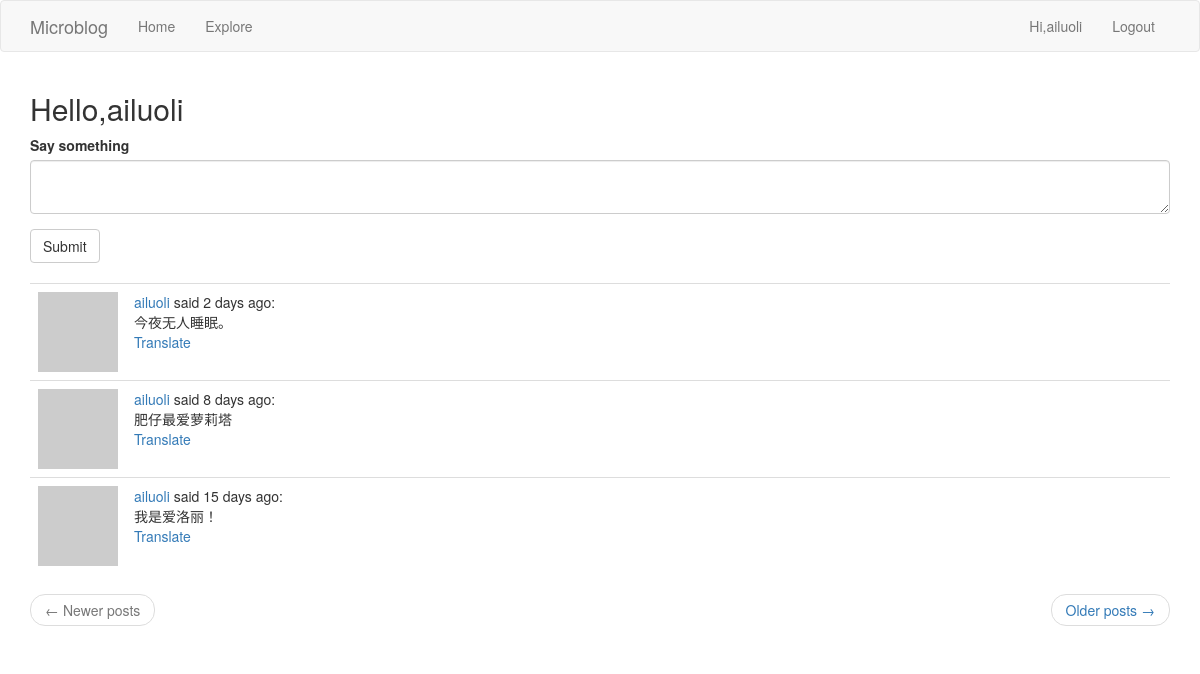
/index (signed in), run on an earlier commit of the app's database.
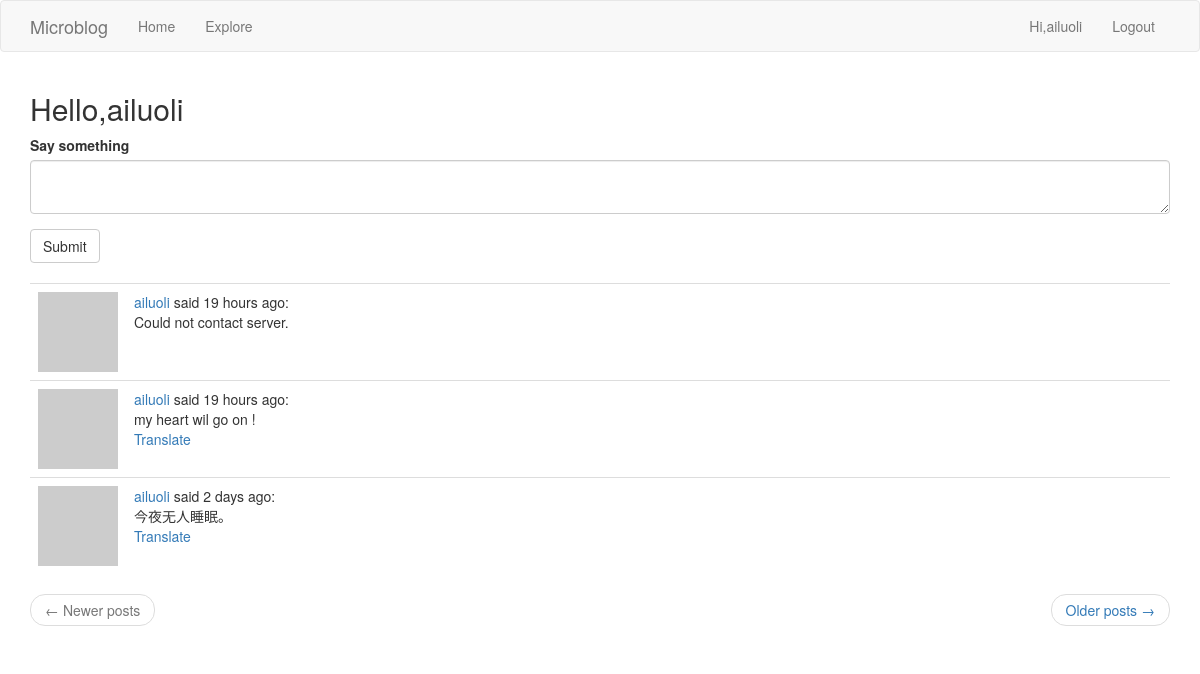
And on a later commit of the database.
### app/models.py (models this page shows, shortened)
class User(UserMixin, db.Model):
	id = db.Column(db.Integer, primary_key=True)
	username = db.Column(db.String(64), index=True, unique=True)
	email = db.Column(db.String(120), index=True, unique=True)
	password_hash = db.Column(db.String(128))
	posts = db.relationship('Post', backref='author', lazy='dynamic')
	about_me = db.Column(db.String(140))
	last_seen = db.Column(db.DateTime, default=datetime.utcnow())
	followed = db.relationship(
		'User',
		secondary=followers,
		primaryjoin=(followers.c.follower_id == id),
		secondaryjoin=(followers.c.followed_id == id),
		backref=db.backref('followers', lazy='dynamic'),
		lazy='dynamic'
	)
	def avatar(self, size):
		digest = md5(self.email.lower().encode('utf-8')).hexdigest()
		return 'https://www.gravatar.com/avatar/{}?d=identicon&s={}'.format(digest, size)
	def followed_posts(self):
		followed = Post.query.join(followers, (followers.c.followed_id == Post.user_id)). \
			filter(followers.c.follower_id == self.id)
		own = Post.query.filter_by(user_id=self.id)
		return followed.union(own).order_by(Post.timestamp.desc())

class Post(db.Model):
	id = db.Column(db.Integer, primary_key=True)
	body = db.Column(db.String(1024))
	timestamp = db.Column(db.DateTime, index=True, default=datetime.utcnow)
	user_id = db.Column(db.Integer, db.ForeignKey('user.id'))
	language = db.Column(db.String(5))

### app/routes.py (the view, shortened to what this page needs)
@app.route('/', methods=['GET', 'POST'])
@app.route('/index', methods=['GET', 'POST'])
@login_required
def index():
	form = PostForm()
	page = request.args.get('page', 1, type=int)
	posts = current_user.followed_posts().paginate(page, app.config['POSTS_PER_PAGE'], False)
	next_url = url_for('index', page=posts.next_num) if posts.has_next else None
	prev_url = url_for('index', page=posts.prev_num) if posts.has_prev else None
	return render_template("index.html", title=_('Home Page'), form=form,
						   posts=posts.items, next_url=next_url, prev_url=prev_url)

### app/froms.py
class PostForm(FlaskForm):
	post = TextAreaField(_l('Say something', validators=[DataRequired(), Length(min=1, max=140)]))
	submit = SubmitField(_l('Submit'))

### app/models.py (called while the page is built)
@login.user_loader
def load_user(user_id):
	return User.query.get(int(user_id))

### app/routes.py (called while the page is built)
@app.before_request
def before_request():
	if current_user.is_authenticated:
		current_user.last_seen = datetime.utcnow()
		db.session.commit()
	g.locale = 'zh_CN' if str(get_locale()).startswith('zh') else str(get_locale())

### app/templates/index.html
{% extends "base.html" %}
{% import 'bootstrap/wtf.html' as wtf %}
{% block app_content %}
    <h2>{{ _('Hello,%(username)s',username=current_user.username) }}</h2>
    {% if form %}
        {{ wtf.quick_form(form) }}
        <br>
    {% endif %}
    <table class="table table-hover">
        {% for post in posts %}
            {% include '_post.html' %}
        {% endfor %}
    </table>
    <nav aria-label="...">
        <ul class="pager">
            <li class="previous{% if not prev_url %} disabled{% endif %}">
                <a href="{{ prev_url or '#' }}">
                    <span aria-hidden="true">&larr;</span> {{ _('Newer posts') }}
                </a>
            </li>
            <li class="next{% if not next_url %} disabled{% endif %}">
                <a href="{{ next_url or '#' }}">
                    {{ _('Older posts') }} <span aria-hidden="true">&rarr;</span>
                </a>
            </li>
        </ul>
    </nav>
{% endblock %}

### app/templates/base.html (shortened to what this page needs)
{% extends "bootstrap/base.html" %}
{% block navbar %}
    <nav class="navbar navbar-default">
        <div class="container">
            <div class="navbar-header">
                <a class="navbar-brand" href="{{ url_for('index') }}">Microblog</a>
            </div>
            <div class="collapse navbar-collapse" id="bs-example-navbar-collapse-1">
                <ul class="nav navbar-nav">
                    <li><a href="{{ url_for('index') }}">{{ _('Home') }}</a></li>
                    <li><a href="{{ url_for('explore') }}">{{ _('Explore') }}</a></li>
                </ul>
                <ul class="nav navbar-nav navbar-right">
                    {% if current_user.is_anonymous %}
                        <li><a href="{{ url_for('login') }}">{{ _('Login') }}</a></li>
                    {% else %}
                        <li>
                            <a href="{{ url_for('user', username=current_user.username) }}">{{ _('Hi,%(username)s',username=current_user.username) }}</a>
                        </li>
                        <li><a href="{{ url_for('logout') }}">{{ _('Logout') }}</a></li>
                    {% endif %}
                </ul>
            </div>
        </div>
    </nav>
{% endblock %}
{% block content %}
    <div class="container">
        {% block app_content %}{% endblock %}
    </div>
{% endblock %}

### app/templates/_post.html (shortened to what this page needs)
<tr align="top">
    <td width="70px">
        <a href="{{ url_for('user', username=post.author.username) }}">
            <img src="{{ post.author.avatar(70) }}">
        </a>
    </td>
    <td>
        {{ _('%(username)s said %(when)s', username=user_link, when=moment(post.timestamp).fromNow()) }}:
        <br>
        <span id="post{{ post.id }}">{{ post.body }}</span>
        {% if post.language != g.locale %}
            <br>
            <span id="translate{{ post.id }}">
                 <a href="javascript:translate('#post{{ post.id }}','#translate{{ post.id }}','{{ post.language }}','{{ g.locale }}')">{{ _('Translate') }}</a>
            </span>
        {% endif %}
    </td>
</tr>

What changed in the data, as far as the page shows it:
no longer on this page (row unchanged): Post: body "肥仔最爱萝莉塔"
no longer on this page (row unchanged): Post: body "我是爱洛丽！"
added Post: body "Could not contact server."
added Post: body "my heart wil go on !"
